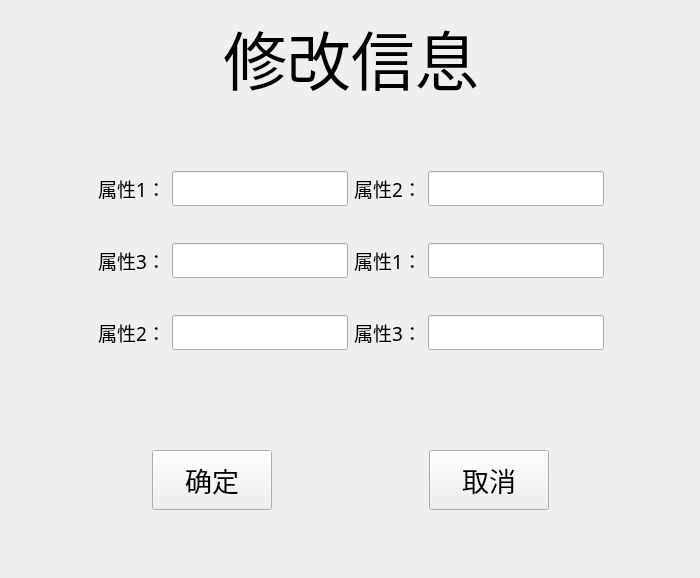
<?xml version="1.0" encoding="UTF-8"?>
<ui version="4.0">
 <class>modify</class>
 <widget class="QWidget" name="modify">
  <property name="geometry">
   <rect>
    <x>0</x>
    <y>0</y>
    <width>700</width>
    <height>578</height>
   </rect>
  </property>
  <property name="windowTitle">
   <string>Form</string>
  </property>
  <widget class="QWidget" name="horizontalLayoutWidget_4">
   <property name="geometry">
    <rect>
     <x>0</x>
     <y>440</y>
     <width>701</width>
     <height>81</height>
    </rect>
   </property>
   <layout class="QHBoxLayout" name="horizontalLayout_9">
    <item>
     <spacer name="horizontalSpacer_19">
      <property name="orientation">
       <enum>Qt::Horizontal</enum>
      </property>
      <property name="sizeHint" stdset="0">
       <size>
        <width>40</width>
        <height>20</height>
       </size>
      </property>
     </spacer>
    </item>
    <item>
     <widget class="QPushButton" name="submit">
      <property name="minimumSize">
       <size>
        <width>120</width>
        <height>60</height>
       </size>
      </property>
      <property name="maximumSize">
       <size>
        <width>120</width>
        <height>60</height>
       </size>
      </property>
      <property name="font">
       <font>
        <family>华文中宋</family>
        <pointsize>20</pointsize>
       </font>
      </property>
      <property name="styleSheet">
       <string notr="true"/>
      </property>
      <property name="text">
       <string>确定</string>
      </property>
     </widget>
    </item>
    <item>
     <spacer name="horizontalSpacer_21">
      <property name="orientation">
       <enum>Qt::Horizontal</enum>
      </property>
      <property name="sizeHint" stdset="0">
       <size>
        <width>40</width>
        <height>20</height>
       </size>
      </property>
     </spacer>
    </item>
    <item>
     <widget class="QPushButton" name="return_2">
      <property name="minimumSize">
       <size>
        <width>120</width>
        <height>60</height>
       </size>
      </property>
      <property name="maximumSize">
       <size>
        <width>120</width>
        <height>60</height>
       </size>
      </property>
      <property name="font">
       <font>
        <family>华文中宋</family>
        <pointsize>20</pointsize>
       </font>
      </property>
      <property name="styleSheet">
       <string notr="true"/>
      </property>
      <property name="text">
       <string>取消</string>
      </property>
     </widget>
    </item>
    <item>
     <spacer name="horizontalSpacer_22">
      <property name="orientation">
       <enum>Qt::Horizontal</enum>
      </property>
      <property name="sizeHint" stdset="0">
       <size>
        <width>40</width>
        <height>20</height>
       </size>
      </property>
     </spacer>
    </item>
   </layout>
  </widget>
  <widget class="QWidget" name="horizontalLayoutWidget_5">
   <property name="geometry">
    <rect>
     <x>0</x>
     <y>10</y>
     <width>701</width>
     <height>93</height>
    </rect>
   </property>
   <layout class="QHBoxLayout" name="horizontalLayout_11">
    <item>
     <spacer name="horizontalSpacer_27">
      <property name="orientation">
       <enum>Qt::Horizontal</enum>
      </property>
      <property name="sizeHint" stdset="0">
       <size>
        <width>40</width>
        <height>20</height>
       </size>
      </property>
     </spacer>
    </item>
    <item>
     <widget class="QLabel" name="label">
      <property name="font">
       <font>
        <family>华文中宋</family>
        <pointsize>48</pointsize>
       </font>
      </property>
      <property name="styleSheet">
       <string notr="true"/>
      </property>
      <property name="text">
       <string>修改信息</string>
      </property>
     </widget>
    </item>
    <item>
     <spacer name="horizontalSpacer_28">
      <property name="orientation">
       <enum>Qt::Horizontal</enum>
      </property>
      <property name="sizeHint" stdset="0">
       <size>
        <width>40</width>
        <height>20</height>
       </size>
      </property>
     </spacer>
    </item>
   </layout>
  </widget>
  <widget class="QWidget" name="gridLayoutWidget">
   <property name="geometry">
    <rect>
     <x>0</x>
     <y>140</y>
     <width>701</width>
     <height>241</height>
    </rect>
   </property>
   <layout class="QGridLayout" name="gridLayout">
    <item row="1" column="3">
     <widget class="QLabel" name="label2">
      <property name="font">
       <font>
        <family>楷体</family>
        <pointsize>14</pointsize>
       </font>
      </property>
      <property name="text">
       <string>属性2：</string>
      </property>
     </widget>
    </item>
    <item row="2" column="1">
     <widget class="QLabel" name="label3">
      <property name="font">
       <font>
        <family>楷体</family>
        <pointsize>14</pointsize>
       </font>
      </property>
      <property name="text">
       <string>属性3：</string>
      </property>
     </widget>
    </item>
    <item row="2" column="4">
     <widget class="QLineEdit" name="lineEdit4">
      <property name="font">
       <font>
        <family>楷体</family>
        <pointsize>14</pointsize>
       </font>
      </property>
      <property name="text">
       <string/>
      </property>
     </widget>
    </item>
    <item row="3" column="3">
     <widget class="QLabel" name="label6">
      <property name="font">
       <font>
        <family>楷体</family>
        <pointsize>14</pointsize>
       </font>
      </property>
      <property name="text">
       <string>属性3：</string>
      </property>
     </widget>
    </item>
    <item row="1" column="2">
     <widget class="QLineEdit" name="lineEdit1">
      <property name="font">
       <font>
        <family>楷体</family>
        <pointsize>14</pointsize>
       </font>
      </property>
      <property name="text">
       <string/>
      </property>
     </widget>
    </item>
    <item row="1" column="4">
     <widget class="QLineEdit" name="lineEdit2">
      <property name="font">
       <font>
        <family>楷体</family>
        <pointsize>14</pointsize>
       </font>
      </property>
      <property name="text">
       <string/>
      </property>
     </widget>
    </item>
    <item row="1" column="1">
     <widget class="QLabel" name="label1">
      <property name="font">
       <font>
        <family>楷体</family>
        <pointsize>14</pointsize>
       </font>
      </property>
      <property name="text">
       <string>属性1：</string>
      </property>
     </widget>
    </item>
    <item row="2" column="2">
     <widget class="QLineEdit" name="lineEdit3">
      <property name="font">
       <font>
        <family>楷体</family>
        <pointsize>14</pointsize>
       </font>
      </property>
      <property name="text">
       <string/>
      </property>
     </widget>
    </item>
    <item row="2" column="0">
     <spacer name="horizontalSpacer">
      <property name="orientation">
       <enum>Qt::Horizontal</enum>
      </property>
      <property name="sizeHint" stdset="0">
       <size>
        <width>40</width>
        <height>20</height>
       </size>
      </property>
     </spacer>
    </item>
    <item row="3" column="1">
     <widget class="QLabel" name="label5">
      <property name="font">
       <font>
        <family>楷体</family>
        <pointsize>14</pointsize>
       </font>
      </property>
      <property name="text">
       <string>属性2：</string>
      </property>
     </widget>
    </item>
    <item row="3" column="4">
     <widget class="QLineEdit" name="lineEdit6">
      <property name="font">
       <font>
        <family>楷体</family>
        <pointsize>14</pointsize>
       </font>
      </property>
      <property name="text">
       <string/>
      </property>
     </widget>
    </item>
    <item row="2" column="3">
     <widget class="QLabel" name="label4">
      <property name="font">
       <font>
        <family>楷体</family>
        <pointsize>14</pointsize>
       </font>
      </property>
      <property name="text">
       <string>属性1：</string>
      </property>
     </widget>
    </item>
    <item row="3" column="2">
     <widget class="QLineEdit" name="lineEdit5">
      <property name="font">
       <font>
        <family>楷体</family>
        <pointsize>14</pointsize>
       </font>
      </property>
      <property name="text">
       <string/>
      </property>
     </widget>
    </item>
    <item row="2" column="5">
     <spacer name="horizontalSpacer_2">
      <property name="orientation">
       <enum>Qt::Horizontal</enum>
      </property>
      <property name="sizeHint" stdset="0">
       <size>
        <width>40</width>
        <height>20</height>
       </size>
      </property>
     </spacer>
    </item>
   </layout>
  </widget>
 </widget>
 <resources/>
 <connections/>
</ui>
